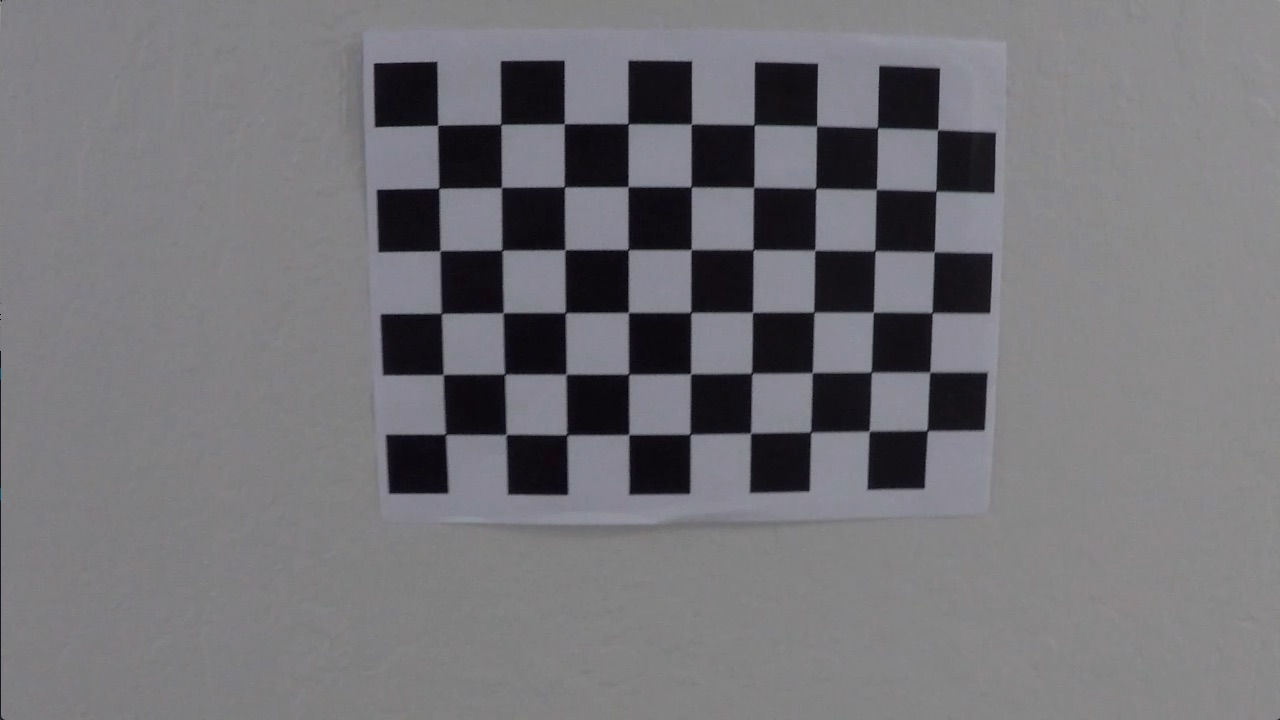
#> input picture P4-Advanced-Lane-Lines/camera_cal/calibration18.jpg, 1280 x 720 px
$ python main.py   (Python 2 division)   (older library calls are emulated)
#> lines starting #> are read from the running program, lines starting #| are printed output that depends on the picture
### P4-Advanced-Lane-Lines/calibration.py
import numpy as np
import glob
import cv2

def calibrate_camera():

	objp = np.zeros((6*9,3), np.float32)
	objp[:,:2] = np.mgrid[0:9,0:6].T.reshape(-1,2)


	objpoints = []
	imgpoints = []

	images = glob.glob('camera_cal/calibration*.jpg')


	for fname in images:
		img = cv2.imread(fname)
#> img is the input picture: shape (720, 1280, 3); mean B, G, R 119.5, 115.3, 116.2
		gray = cv2.cvtColor(img,cv2.COLOR_BGR2GRAY)

		ret, corners = cv2.findChessboardCorners(gray, (9,6),None)
#> ret = True; corners = 54 rows, first 8: [437.6, 125.3], [500.8, 124.5], [564.2, 123.7], [627.9, 123.9], [691.3, 124.2], [754, 125.1], [816.6, 126], [877.5, 127.7]

		if ret == True:
			objpoints.append(objp)
			imgpoints.append(corners)

			# img = cv2.drawChessboardCorners(img, (9,6), corners, ret)
			# cv2.imshow('img',img)
			# cv2.waitKey(500)

	ret, mtx, dist, rvecs, tvecs = cv2.calibrateCamera(objpoints, imgpoints, gray.shape[::-1], None, None)
#> ret = 0.647; mtx = [[413, 0, 650.3], [0, 408.5, 336.3], [0, 0, 1]]; dist = [[-0.115, 0.158, 0.000323, 0.00156, -0.101]]; rvecs = ([0.0659, -0.0159, -0.00188],); tvecs = ([-3.36, -3.37, 6.3],)
	return ret, mtx, dist, rvecs, tvecs

### P4-Advanced-Lane-Lines/threshold.py
import numpy as np
import cv2

def hls_select(img, thresh=(0, 255)):
	hls = cv2.cvtColor(img, cv2.COLOR_RGB2HLS)
	s_channel = hls[:,:,2]
	binary_output = np.zeros_like(s_channel)
	binary_output[(s_channel > thresh[0]) & (s_channel <= thresh[1])] = 255
	return binary_output


def abs_sobel_thresh(img, orient='x', thresh=(0, 255)):
	# Convert to grayscale
	gray = cv2.cvtColor(img, cv2.COLOR_RGB2GRAY)

	if orient == 'x':
		abs_sobel = np.absolute(cv2.Sobel(gray, cv2.CV_64F, 1, 0))
	if orient == 'y':
		abs_sobel = np.absolute(cv2.Sobel(gray, cv2.CV_64F, 0, 1))

	scaled_sobel = np.uint8(255*abs_sobel/np.max(abs_sobel))

	binary_output = np.zeros_like(scaled_sobel)

	binary_output[(scaled_sobel >= thresh[0]) & (scaled_sobel <= thresh[1])] = 255


	return binary_output

def mask(img, vertices):
	mask = np.zeros_like(img)
	cv2.fillPoly(mask, vertices, 255)
	return cv2.bitwise_and(img, mask)

### P4-Advanced-Lane-Lines/find_lanes.py
import numpy as np
import cv2

# [64 lines left out: functions window_mask, find_window_centroids, get_lane_pixels, not called in this run]


first = True

def reset():
	global first
	first = True

def get_lanes_histogram(binary_warped, single=False):
	global first

	if first or single:
		first = False
		return get_lanes_histogram_first(binary_warped)
	else:
		return get_lanes_hist_next(binary_warped)


# [32 lines left out: function get_lanes_hist_next, not called in this run]


def get_lanes_histogram_first(binary_warped):
	global left_fit
	global right_fit
	global old_leftx
	global old_lefty
	global old_rightx
	global old_righty

	histogram = np.sum(binary_warped[binary_warped.shape[0]//2:,:], axis=0)
	out_img = np.dstack((binary_warped, binary_warped, binary_warped))*255
	midpoint = np.int(histogram.shape[0]//2)
	leftx_base = np.argmax(histogram[:midpoint])
	rightx_base = np.argmax(histogram[midpoint:]) + midpoint

	nwindows = 9
	window_height = np.int(binary_warped.shape[0]//nwindows)
	nonzero = binary_warped.nonzero()
	nonzeroy = np.array(nonzero[0])
	nonzerox = np.array(nonzero[1])
	leftx_current = leftx_base
	rightx_current = rightx_base
	margin = 50
	minpix = 50
	left_lane_inds = []
	right_lane_inds = []

	for window in range(nwindows):
		# Identify window boundaries in x and y (and right and left)
		win_y_low = binary_warped.shape[0] - (window+1)*window_height
		win_y_high = binary_warped.shape[0] - window*window_height
		win_xleft_low = leftx_current - margin
		win_xleft_high = leftx_current + margin
		win_xright_low = rightx_current - margin
		win_xright_high = rightx_current + margin
		# Draw the windows on the visualization image
		cv2.rectangle(out_img,(win_xleft_low,win_y_low),(win_xleft_high,win_y_high),
		(0,255,0), 2)
		cv2.rectangle(out_img,(win_xright_low,win_y_low),(win_xright_high,win_y_high),
		(0,255,0), 2)
		# Identify the nonzero pixels in x and y within the window
		good_left_inds = ((nonzeroy >= win_y_low) & (nonzeroy < win_y_high) &
		(nonzerox >= win_xleft_low) &  (nonzerox < win_xleft_high)).nonzero()[0]
		good_right_inds = ((nonzeroy >= win_y_low) & (nonzeroy < win_y_high) &
		(nonzerox >= win_xright_low) &  (nonzerox < win_xright_high)).nonzero()[0]
		# Append these indices to the lists
		left_lane_inds.append(good_left_inds)
		right_lane_inds.append(good_right_inds)
		# If you found > minpix pixels, recenter next window on their mean position
		if len(good_left_inds) > minpix:
			leftx_current = np.int(np.mean(nonzerox[good_left_inds]))
		if len(good_right_inds) > minpix:
			rightx_current = np.int(np.mean(nonzerox[good_right_inds]))

	# Concatenate the arrays of indices
	left_lane_inds = np.concatenate(left_lane_inds)
	right_lane_inds = np.concatenate(right_lane_inds)

	# Extract left and right line pixel positions
	old_leftx = nonzerox[left_lane_inds]
	old_lefty = nonzeroy[left_lane_inds]
	old_rightx = nonzerox[right_lane_inds]
	old_righty = nonzeroy[right_lane_inds]

	left_fit = np.polyfit(old_lefty, old_leftx, 2)
	right_fit = np.polyfit(old_righty, old_rightx, 2)


	ploty = np.linspace(0, binary_warped.shape[0]-1, binary_warped.shape[0] )
	left_fitx = left_fit[0]*ploty**2 + left_fit[1]*ploty + left_fit[2]
	right_fitx = right_fit[0]*ploty**2 + right_fit[1]*ploty + right_fit[2]

	out_img[nonzeroy[left_lane_inds], nonzerox[left_lane_inds]] = [255, 0, 0]
	out_img[nonzeroy[right_lane_inds], nonzerox[right_lane_inds]] = [0, 0, 255]


	# cv2.imshow("d", out_img)
	# cv2.waitKey(0)
	# cv2.imwrite('writeup_images/histogram.jpg', out_img)


	return old_leftx, old_lefty, old_rightx, old_righty, out_img

### P4-Advanced-Lane-Lines/main.py
import numpy as np
import cv2
import glob
import matplotlib.pyplot as plt

import calibration
import threshold
import find_lanes


# thresholds
hls_thresh = (150, 255)
sobel_thresh = (40, 100)


# mask vertices
bottomeleft = (0+60,720)
topleft = (640-100, 470)
topright = (640+100, 470)
bottomright = (1280-60,720)
vertices = np.array([[bottomeleft, topleft, topright, bottomright]], dtype=np.int32)

# perspective transform
src = np.float32([[120, 720], [640-80, 470], [640+80, 470], [1160, 720]])
dst = np.float32([[200,720], [200,0], [1080,0], [1080,720]])
M = cv2.getPerspectiveTransform(src, dst)
Minv = cv2.getPerspectiveTransform(dst, src)

# convlution params for finding lane pixels
window_width = 70
window_height = 90 # Break image into 8 vertical layers since image height is 720
margin = 300 # How much to slide left and right for searching


print "calibrating cameras..."
ret, mtx, dist, rvecs, tvecs = calibration.calibrate_camera()
#> ret = 0.647; mtx = [[413, 0, 650.3], [0, 408.5, 336.3], [0, 0, 1]]; dist = [[-0.115, 0.158, 0.000323, 0.00156, -0.101]]; rvecs = ([0.0659, -0.0159, -0.00188],); tvecs = ([-3.36, -3.37, 6.3],)


def process(img, single):
	# undistort
	check = cv2.imread('camera_cal/calibration18.jpg')
	check_und = cv2.undistort(check, mtx, dist, None, mtx)
	# cv2.imwrite('writeup_images/checkerboard_undistort.jpg', check_und)

	# cv2.imshow('orig', img)
	img = cv2.undistort(img, mtx, dist, None, mtx)
	# cv2.imwrite('writeup_images/image_undistort.jpg', img)
	# cv2.imshow('undis', img)
	# get threshold
	hls = threshold.hls_select(img, thresh=hls_thresh)
	sobelx = threshold.abs_sobel_thresh(img, orient='x', thresh=sobel_thresh)
	filtered = cv2.bitwise_or(hls, sobelx)
	# cv2.imwrite('writeup_images/threshold.jpg', filtered)

	# cv2.imshow('d1', filtered)
	# cv2.waitKey(0)

	# Mask relevant areas
	masked = threshold.mask(filtered, vertices)
	# cv2.imwrite('writeup_images/masked.jpg', masked)

	# cv2.imshow('dwef', masked)
	# cv2.waitKey(0)

	# warp persepctive
	warped = cv2.warpPerspective(masked, M, (masked.shape[1], masked.shape[0]), flags=cv2.INTER_LINEAR)
	# cv2.imshow('dwefwef', masked)
	# cv2.imwrite('writeup_images/warped.jpg', warped)

	# get pixels for left/right lane lines

	left_x, left_y, right_x, right_y, hist_img = find_lanes.get_lanes_histogram(warped, single)

	left_fit = np.polyfit(left_y, left_x, 2)
	right_fit = np.polyfit(right_y, right_x, 2)

	left_fit_y = np.linspace(100, 720, num=720-100, endpoint=False, dtype=int)
	left_fit_x = left_fit[0]*left_fit_y**2 + left_fit[1]*left_fit_y + left_fit[2]
	left_fit_x = left_fit_x.astype(int)

	right_fit_y = np.linspace(100, 720, num=720-100, endpoint=False, dtype=int)
	right_fit_x = right_fit[0]*right_fit_y**2 + right_fit[1]*right_fit_y + right_fit[2]
	right_fit_x = right_fit_x.astype(int)

	y_eval = 719

	lane_center = ( (left_fit[0]*y_eval**2 + left_fit[1]*y_eval + left_fit[2]) + (right_fit[0]*y_eval**2 + right_fit[1]*y_eval + right_fit[2]) ) / 2.
	car_offset = lane_center - img.shape[1]/2
	car_offset_m = car_offset * 3.7 / 830.


	# turn radius calculation
	ym_per_pix = 30./720. # meters per pixel in y dimension
	xm_per_pix = 3.7/700. # meters per pixel in x dimension
	y_eval = 720*ym_per_pix-1
	left_fit_m = np.polyfit(left_y*ym_per_pix, left_x*xm_per_pix, 2)
	right_fit_m = np.polyfit(right_y*ym_per_pix, right_x*xm_per_pix, 2)
	left_curverad = ((1 + (2*left_fit_m[0]*y_eval + left_fit_m[1])**2)**1.5) / np.absolute(2*left_fit_m[0])
	right_curverad = ((1 + (2*right_fit_m[0]*y_eval + right_fit_m[1])**2)**1.5) / np.absolute(2*right_fit_m[0])
	avg_curverad = (left_curverad + right_curverad) / 2.
	avg_curverad_m = avg_curverad * 3.7 / 128.

	# [5 lines of commented-out code are left out]

	left_pixels_fit = np.zeros_like(img)
	left_pixels_fit[left_fit_y, left_fit_x, 0] = 255

	right_pixels_fit = np.zeros_like(img)
	right_pixels_fit[right_fit_y, right_fit_x, 0] = 255

	lane_pixels_inv = cv2.warpPerspective(left_pixels_fit+right_pixels_fit, Minv, (right_pixels_fit.shape[1], right_pixels_fit.shape[0]), flags=cv2.INTER_LINEAR)
	kernel = np.ones((9,9), np.uint8)
	lane_pixels_inv = cv2.dilate(lane_pixels_inv, kernel, iterations = 1)
	# cv2.imwrite('output_images/lane_pixels.jpg', lane_pixels_inv)


	drawn = cv2.add(img, lane_pixels_inv)
	# [10 lines of commented-out code are left out]


	y_all = np.concatenate((left_fit_y, np.flip(right_fit_y, 0)))
	x_all = np.concatenate((left_fit_x, np.flip(right_fit_x, 0)))

	points = np.stack((x_all, y_all)).transpose()

	lane_shaded = np.zeros_like(img)
	cv2.fillConvexPoly(lane_shaded, points, (0,255,0))
	lane_shaded_inv = cv2.warpPerspective(lane_shaded, Minv, (lane_shaded.shape[1], lane_shaded.shape[0]), flags=cv2.INTER_LINEAR)

	mask = lane_shaded_inv[:,:,1].astype(float)
	mask[mask > 0] = 0.5
	mask = np.expand_dims(mask,axis=2)

	output = (1-mask) * img + mask * lane_shaded_inv
	output = output.astype(np.uint8)

	cv2.putText(output, 'Turn radius: {:.2f}m'.format(avg_curverad_m), (50, 50), cv2.FONT_HERSHEY_SIMPLEX, 1, (255, 255, 255), 2)
	if car_offset_m > 0:
		side = 'right'
	else:
		side = 'left'
	cv2.putText(output, 'Car offset: {:.2f}m to the {}'.format(car_offset_m, side), (50, 100), cv2.FONT_HERSHEY_SIMPLEX, 1, (255, 255, 255), 2)

	return output


test_images = glob.glob('test_images/s*1.jpg')
for test_file in test_images:
	print "Processing {}...".format(test_file)
	img = cv2.imread(test_file)
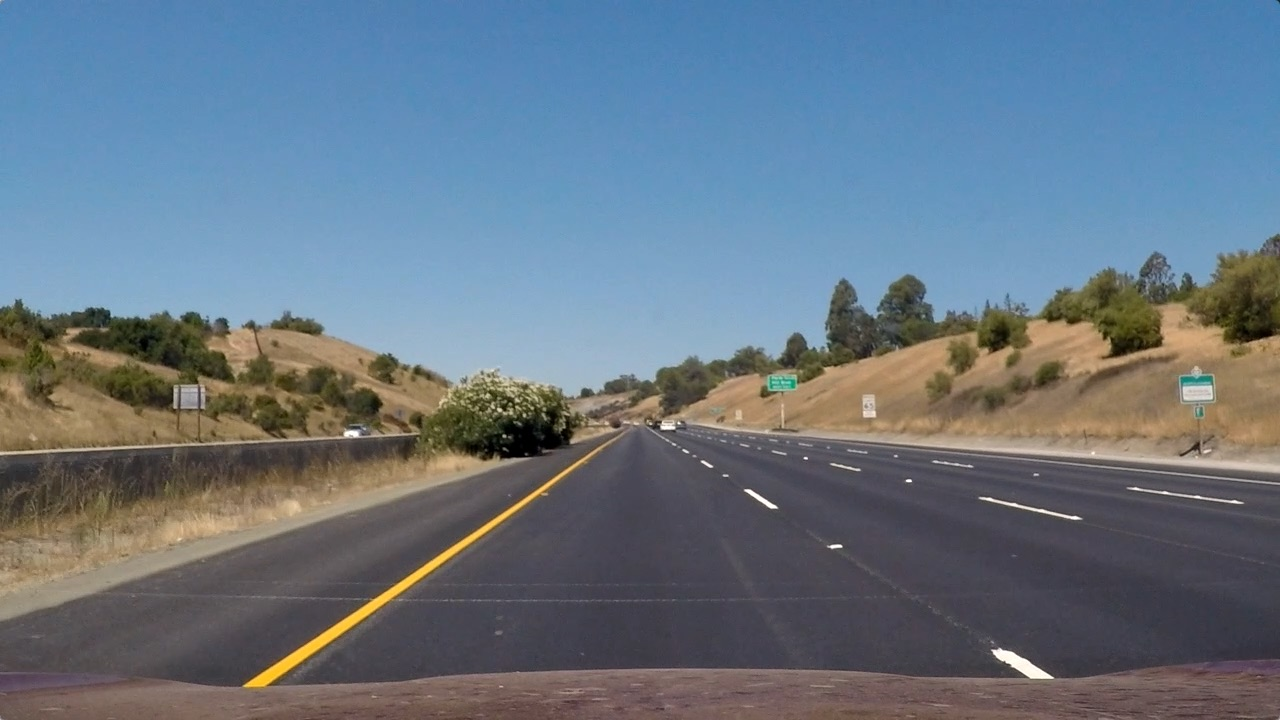
#> input picture P4-Advanced-Lane-Lines/test_images/straight_lines1.jpg, 1280 x 720 px
#> img is the input picture: shape (720, 1280, 3); mean B, G, R 131.2, 117.7, 103.2
	cv2.imshow("img", img)
	output = process(img, single=True)
#> in get_lanes_histogram_first, `histogram = np.sum(binary_warped[binary_warped.shape[0]//2:,:], axis=0)`: histogram = 1280 values, max 87324 at index 282, min 0 at index 0, mean 2571.1
#> in get_lanes_histogram_first, `leftx_base = np.argmax(histogram[:midpoint])`: leftx_base = 282
#> in get_lanes_histogram_first, `rightx_base = np.argmax(histogram[midpoint:]) + midpoint`: rightx_base = 1040
#> in get_lanes_histogram_first, `nonzero = binary_warped.nonzero()`: nonzero = 42362 positions, rows 0 to 719, columns 144 to 1135
#> in get_lanes_histogram_first, `leftx_current = leftx_base`: leftx_current = 282
#> in get_lanes_histogram_first, `rightx_current = rightx_base`: rightx_current = 1040
#> the loop in get_lanes_histogram_first, `for window in range(nwindows):` made 9 passes
#> (win_xleft_low, win_xleft_high, win_xright_low, win_xright_high, leftx_current, rightx_current) on passes 3 to 6: (225, 325, 990, 1090, 272, 1029), (222, 322, 979, 1079, 270, 1028), (220, 320, 978, 1078, 269, 1036), (219, 319, 986, 1086, 266, 1041)
#> after the loop in get_lanes_histogram_first, `for window in range(nwindows):`:
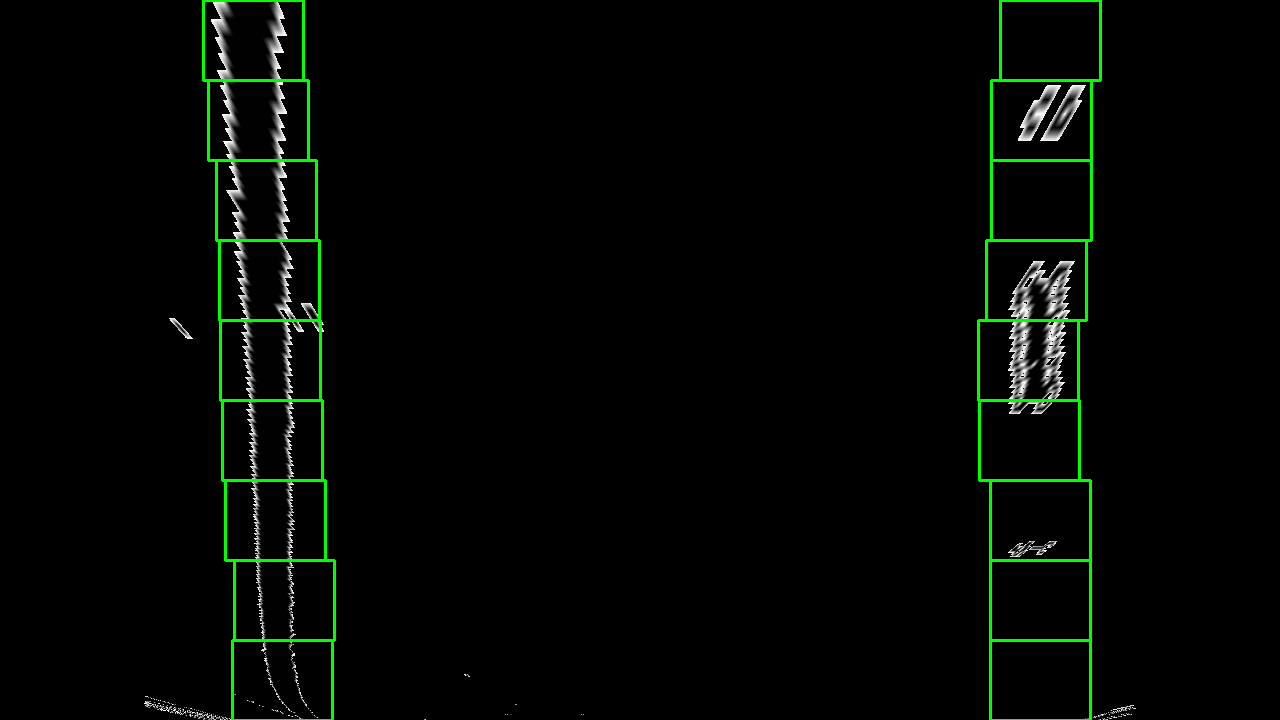
#> out_img: shape (720, 1280, 3); mean of channels 0, 1, 2 2.8, 6.7, 2.8; drawn as B, G, R
#> after the loop in get_lanes_histogram_first, `for window in range(nwindows):`: left_lane_inds = 9 items
#> in get_lanes_histogram_first, `right_lane_inds = np.concatenate(right_lane_inds)`: right_lane_inds = 9257 values, max 42353 at index 10, min 5352 at index 7345, mean 21126.7
#> in get_lanes_histogram_first, `old_rightx = nonzerox[right_lane_inds]`: old_rightx = 9257 values, max 1089 at index 4, min 1008 at index 276, mean 1040.3
#> in get_lanes_histogram_first, `old_righty = nonzeroy[right_lane_inds]`: old_righty = 9257 values, max 719 at index 5, min 85 at index 7345, mean 298.6
#> in get_lanes_histogram_first, `left_fit = np.polyfit(old_lefty, old_leftx, 2)`: left_fit = [-2.31e-05, 0.0667, 246.7]
#> in get_lanes_histogram_first, `right_fit = np.polyfit(old_righty, old_rightx, 2)`: right_fit = [9.2e-05, -0.109, 1063.6]
#> in get_lanes_histogram_first, `left_fitx = left_fit[0]*ploty**2 + left_fit[1]*ploty + left_fit[2]`: left_fitx = 720 values from 246.7 to 282.7
#> in get_lanes_histogram_first, `right_fitx = right_fit[0]*ploty**2 + right_fit[1]*ploty + right_fit[2]`: right_fitx = 720 values, max 1063.6 at index 0, min 1031.2 at index 593, mean 1040.2
#> in process, `left_x, left_y, right_x, right_y, hist_img = find_lanes.get_lanes_hist..`: right_x has the same summary as old_rightx in get_lanes_histogram_first; right_y has the same summary as old_righty in get_lanes_histogram_first
#> in process, `left_fit = np.polyfit(left_y, left_x, 2)`: left_fit = [-2.31e-05, 0.0667, 246.7]
#> in process, `right_fit = np.polyfit(right_y, right_x, 2)`: right_fit = [9.2e-05, -0.109, 1063.6]
#> in process, `left_fit_x = left_fit[0]*left_fit_y**2 + left_fit[1]*left_fit_y + left..`: left_fit_x = 620 values from 253.1 to 282.7
#> in process, `left_fit_x = left_fit_x.astype(int)`: left_fit_x = 620 values from 253 to 282
#> in process, `right_fit_x = right_fit[0]*right_fit_y**2 + right_fit[1]*right_fit_y +..`: right_fit_x = 620 values, max 1053.6 at index 0, min 1031.2 at index 493, mean 1037.2
#> in process, `right_fit_x = right_fit_x.astype(int)`: right_fit_x = 620 values, max 1053 at index 0, min 1031 at index 399, mean 1036.8
#> in process, `lane_center = ( (left_fit[0]*y_eval**2 + left_fit[1]*y_eval + left_fit..`: lane_center = 657.7
#> in process, `car_offset = lane_center - img.shape[1]/2`: car_offset = 17.67
#> in process, `car_offset_m = car_offset * 3.7 / 830.`: car_offset_m = 0.0788
#> in process, `left_fit_m = np.polyfit(left_y*ym_per_pix, left_x*xm_per_pix, 2)`: left_fit_m = [-7.03e-05, 0.00846, 1.3]
#> in process, `right_fit_m = np.polyfit(right_y*ym_per_pix, right_x*xm_per_pix, 2)`: right_fit_m = [0.00028, -0.0139, 5.62]
#> in process, `left_curverad = ((1 + (2*left_fit_m[0]*y_eval + left_fit_m[1])**2)**1...`: left_curverad = 7108.8
#> in process, `right_curverad = ((1 + (2*right_fit_m[0]*y_eval + right_fit_m[1])**2)*..`: right_curverad = 1784.6
#> in process, `avg_curverad = (left_curverad + right_curverad) / 2.`: avg_curverad = 4446.7
#> in process, `avg_curverad_m = avg_curverad * 3.7 / 128.`: avg_curverad_m = 128.5
#> in process, `x_all = np.concatenate((left_fit_x, np.flip(right_fit_x, 0)))`: x_all = 1240 values, max 1053 at index 1233, min 253 at index 0, mean 652.8
#> in process, `points = np.stack((x_all, y_all)).transpose()`: points = 1240 pairs, first value 253 to 1053, second value 100 to 719
#> in process, `cv2.putText(output, 'Car offset: {:.2f}m to the {}'.format(car_offset_..`:
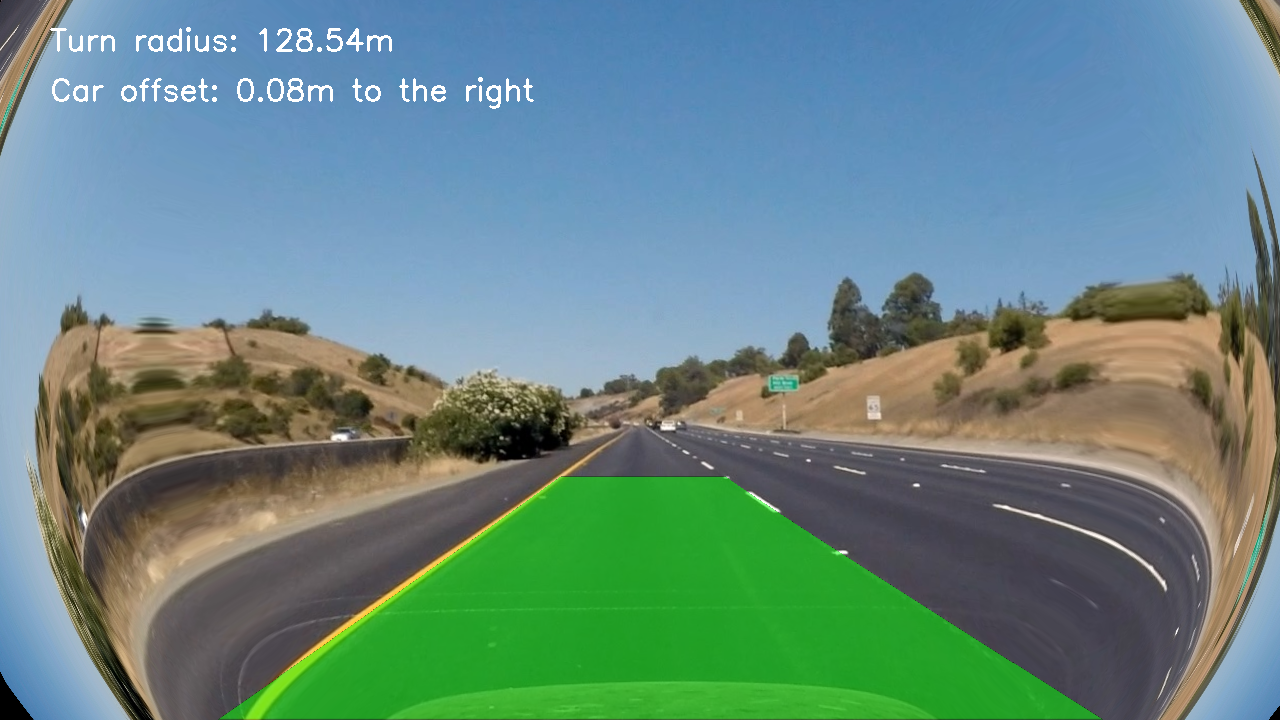
#> output: shape (720, 1280, 3); mean of channels 0, 1, 2 131.1, 136.2, 103.5; drawn as B, G, R
	cv2.imshow('w', output)
	# cv2.imwrite('output_images/' + test_file.split('/')[1], output)
	if cv2.waitKey(0) == ord('q'):
#> (key q is pressed here)
		break

# [7 lines of commented-out code are left out]
video_names = ['project_video.mp4']
output_names = ['project_video_output.mp4']

video_names = []

for ii, filename in enumerate(video_names):
	reader = cv2.VideoCapture(filename)
	fps = reader.get(cv2.CAP_PROP_FPS)
	frames = int(reader.get(cv2.CAP_PROP_FRAME_COUNT))

	print "total frames: {}".format(frames)

	writer = cv2.VideoWriter(
		output_names[ii],
		cv2.VideoWriter_fourcc('M','J','P','G'),
		fps,
		(int(reader.get(cv2.CAP_PROP_FRAME_WIDTH)), int(reader.get(cv2.CAP_PROP_FRAME_HEIGHT)))
	)

	find_lanes.reset()
	for i in range(frames):
		print "processing {} frame {} of {}".format(filename, i, frames)
		ret, frame = reader.read()
		if ret:
			output = process(frame, single=False)
			writer.write(output)

	reader.release()
	writer.release()
	break
